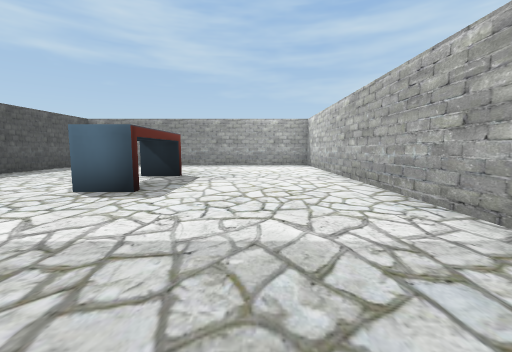
View 1 (above)

16 first-person views from a walk through a Unity game level. The camera is 1.4 m above the floor, tilts 6° down and sees 90° across. The floor is counted in squares, 2 m on a side. Each view is taken from the middle of a square. On the plan, view 1 faces up. The plan holds only what a view shows up to about 9 squares ahead; the rest is blank. The player character is not drawn. Some surface patterns are stand-ins.

View 2
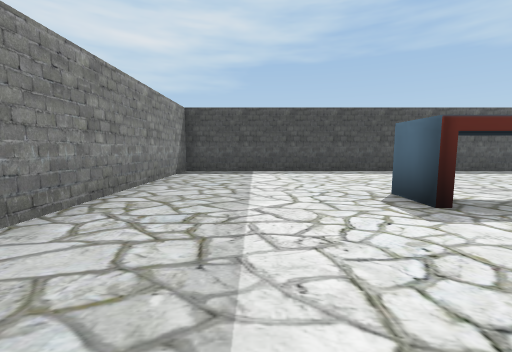

View 3
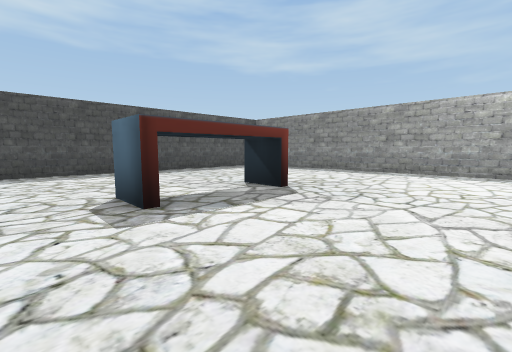

View 4
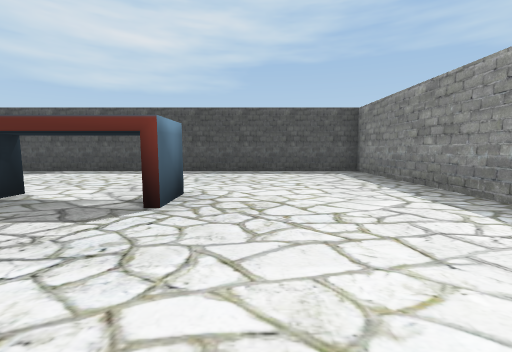

View 5
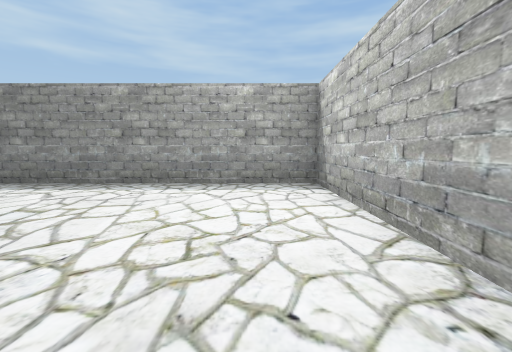

View 6
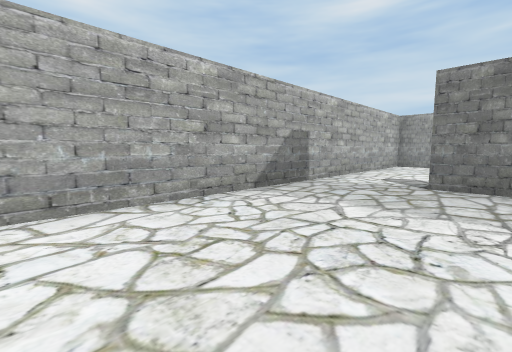

View 7
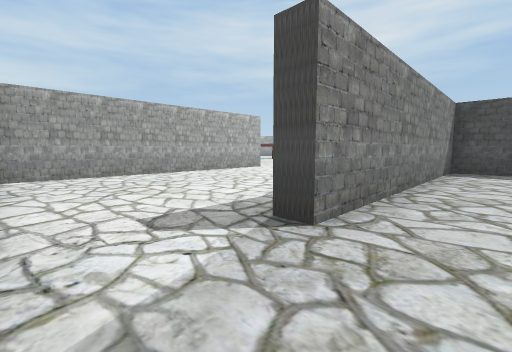

View 8
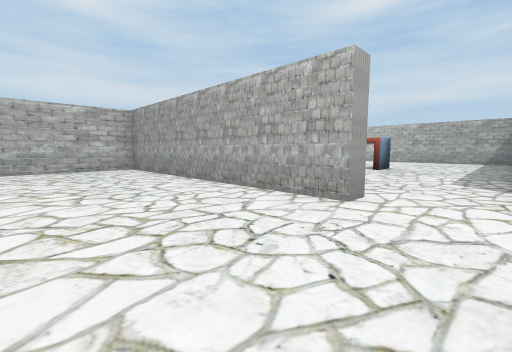

View 9
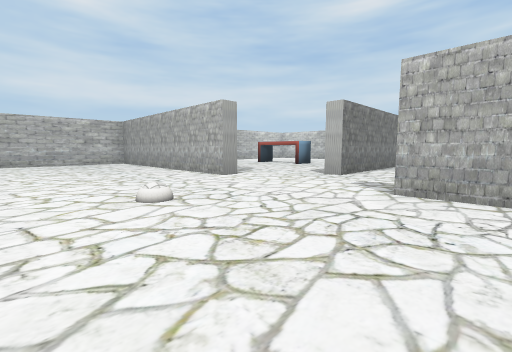

View 10
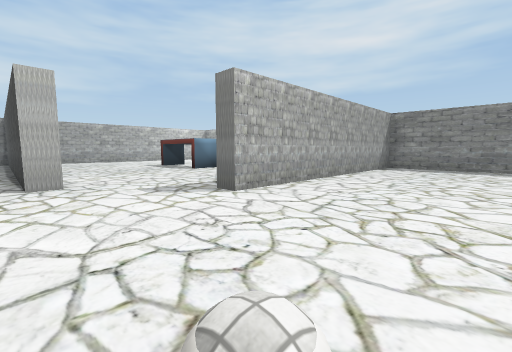

View 11
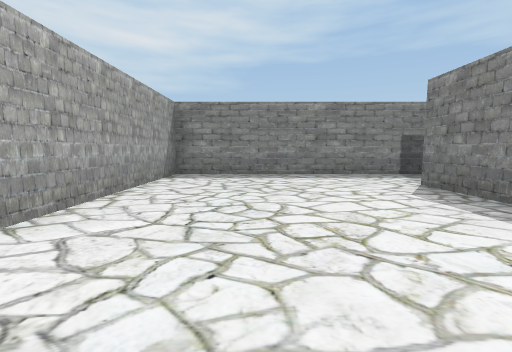

View 12
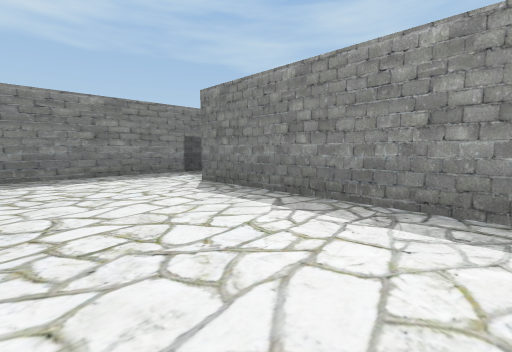

View 13
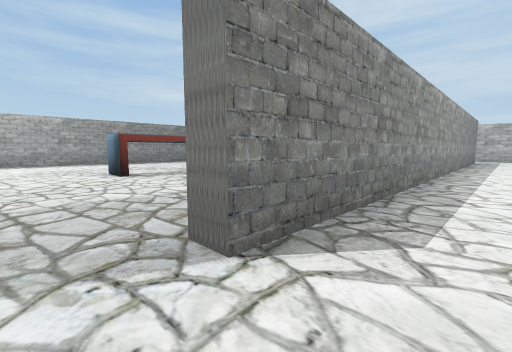

View 14
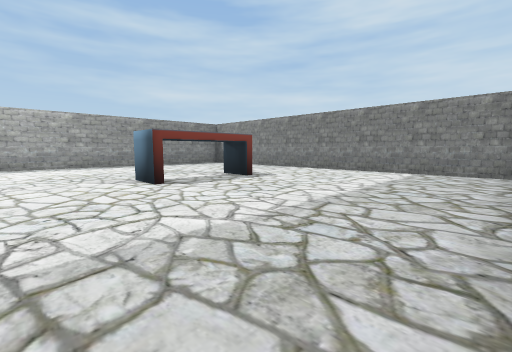

View 15
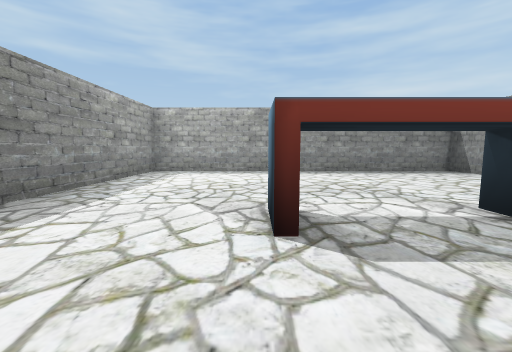

View 16
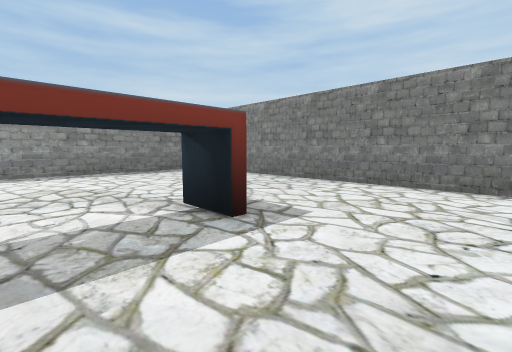

### Floor plan
Ten units are one square. View 1 is at (0, 0); x grows to the right and y downward. Boxes are objects, and circles mark ways between rooms. Rooms are numbered by the first view taken in them; rooms with no view inside come last. Other rooms are left out.
<svg viewBox="-177 -118 204 208">
<path fill="none" stroke="#000" d="M22 14 22 -113 -72 -113 -72 2 0 2 0 8M-77 0 -77 -113 -172 -113 -172 -61M-44 7 -150 7 -150 2M-172 -8 -172 62 -98 62 -98 68M-55 62 22 62 22 14M-77 85 -72 85"/>
<rect x="-35" y="-45" width="20" height="10" fill="#bbb"><title>other object</title></rect>
<rect x="-35" y="-75" width="20" height="10" fill="#bbb"><title>other object</title></rect>
<rect x="-145" y="-65" width="10" height="20" fill="#bbb"><title>other object</title></rect>
<rect x="-115" y="-65" width="10" height="20" fill="#bbb"><title>other object</title></rect>
<circle cx="15" cy="10" r="3" fill="#2a7"/>
<text x="-20" y="-50">1</text>
<text x="-100" y="-10">2</text>
</svg>
Room 1 opens to room 2.

Where each view was taken, in squares from view 1:
view 1: 0 up, 0 right, facing up
view 2: 2 up, 1 right, facing left
view 3: 3 up, 1 right, facing up-left
view 4: 8 up, 1 right, facing left
view 5: 6 up, 1 right, facing up
view 6: 5 up, 1 left, facing down-right
view 7: 1 up, 2 right, facing down-left
view 8: 3 down, 7 left, facing down-right
view 9: 2 down, 11 left, facing down-right
view 10: 3 down, 7 left, facing down-left
view 11: 4 down, 10 left, facing left
view 12: 4 down, 10 left, facing up-left
view 13: 2 down, 16 left, facing up-right
view 14: 0 up, 16 left, facing up-right
view 15: 3 up, 14 left, facing up
view 16: 3 up, 13 left, facing up-right
